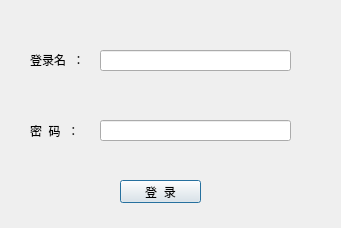
<?xml version="1.0" encoding="UTF-8"?>
<ui version="4.0">
 <class>Form</class>
 <widget class="QWidget" name="Form">
  <property name="geometry">
   <rect>
    <x>0</x>
    <y>0</y>
    <width>341</width>
    <height>228</height>
   </rect>
  </property>
  <property name="windowTitle">
   <string>Form</string>
  </property>
  <widget class="QLabel" name="label">
   <property name="geometry">
    <rect>
     <x>30</x>
     <y>50</y>
     <width>61</width>
     <height>20</height>
    </rect>
   </property>
   <property name="text">
    <string>登录名  ：</string>
   </property>
  </widget>
  <widget class="QLineEdit" name="user">
   <property name="geometry">
    <rect>
     <x>100</x>
     <y>50</y>
     <width>191</width>
     <height>21</height>
    </rect>
   </property>
   <property name="echoMode">
    <enum>QLineEdit::Normal</enum>
   </property>
  </widget>
  <widget class="QLineEdit" name="pwd">
   <property name="geometry">
    <rect>
     <x>100</x>
     <y>120</y>
     <width>191</width>
     <height>21</height>
    </rect>
   </property>
   <property name="layoutDirection">
    <enum>Qt::RightToLeft</enum>
   </property>
   <property name="text">
    <string/>
   </property>
   <property name="echoMode">
    <enum>QLineEdit::Password</enum>
   </property>
   <property name="cursorPosition">
    <number>0</number>
   </property>
   <property name="dragEnabled">
    <bool>false</bool>
   </property>
   <property name="readOnly">
    <bool>false</bool>
   </property>
   <property name="cursorMoveStyle">
    <enum>Qt::LogicalMoveStyle</enum>
   </property>
  </widget>
  <widget class="QLabel" name="label_2">
   <property name="geometry">
    <rect>
     <x>30</x>
     <y>120</y>
     <width>54</width>
     <height>21</height>
    </rect>
   </property>
   <property name="text">
    <string>密  码  ：</string>
   </property>
   <property name="textFormat">
    <enum>Qt::PlainText</enum>
   </property>
  </widget>
  <widget class="QPushButton" name="loginbt">
   <property name="geometry">
    <rect>
     <x>120</x>
     <y>180</y>
     <width>81</width>
     <height>23</height>
    </rect>
   </property>
   <property name="text">
    <string>登  录</string>
   </property>
   <property name="icon">
    <iconset>
     <normalon>C:/Users/HIAPAD/.designer/backup/2.ico</normalon>
    </iconset>
   </property>
   <property name="autoRepeatInterval">
    <number>100</number>
   </property>
   <property name="autoDefault">
    <bool>false</bool>
   </property>
   <property name="default">
    <bool>true</bool>
   </property>
   <property name="flat">
    <bool>false</bool>
   </property>
  </widget>
 </widget>
 <resources/>
 <connections/>
</ui>
